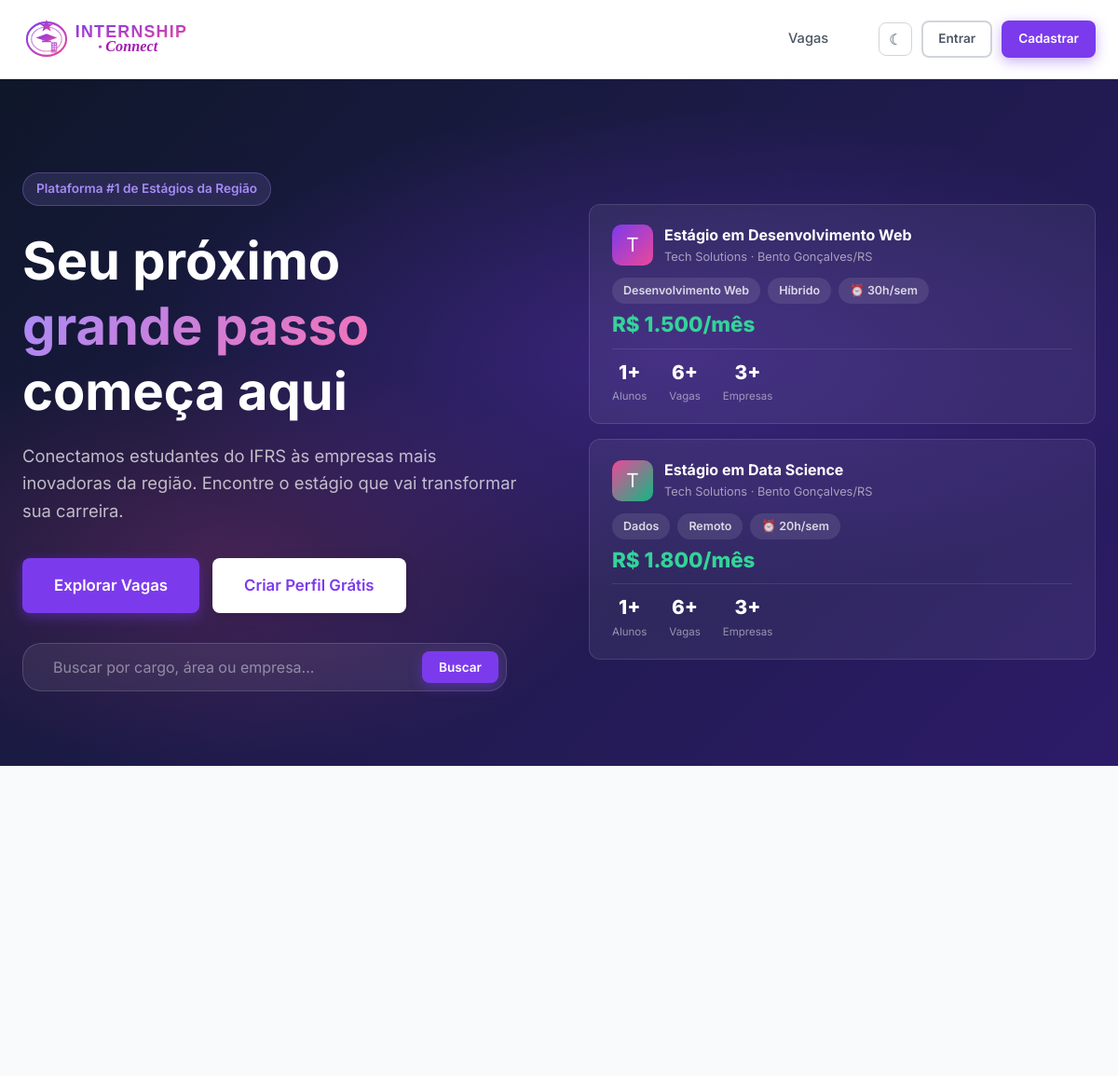
The app's page / (upper part), older data.
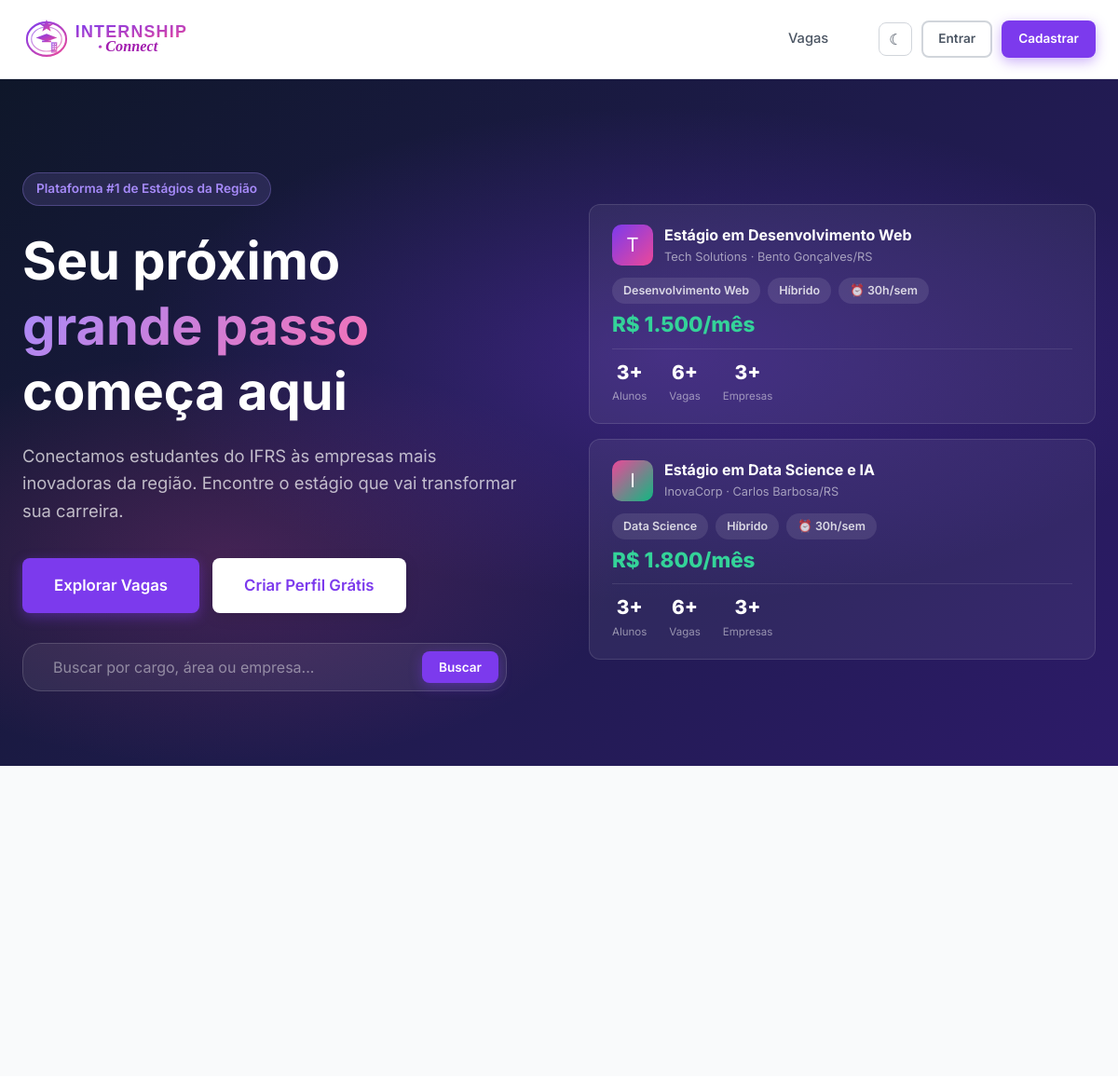
The same page, newer data.
### tables this page shows
CREATE TABLE IF NOT EXISTS vagas (
    id INT AUTO_INCREMENT PRIMARY KEY,
    empresa_id INT NOT NULL,
    titulo VARCHAR(200) NOT NULL,
    descricao TEXT NOT NULL,
    requisitos TEXT,
    beneficios TEXT,
    area VARCHAR(100),
    cidade VARCHAR(100),
    estado CHAR(2),
    modalidade ENUM('presencial','remoto','hibrido') DEFAULT 'presencial',
    bolsa DECIMAL(10,2),
    carga_horaria INT,
    ativa TINYINT(1) DEFAULT 1,
    restrita TINYINT(1) DEFAULT 0,
    motivo_restricao VARCHAR(255) DEFAULT NULL,
    destaque TINYINT(1) DEFAULT 0,
    views INT DEFAULT 0,
    criado_em TIMESTAMP DEFAULT CURRENT_TIMESTAMP,
    FOREIGN KEY (empresa_id) REFERENCES empresas(id) ON DELETE CASCADE
);

CREATE TABLE IF NOT EXISTS empresas (
    id INT AUTO_INCREMENT PRIMARY KEY,
    usuario_id INT NOT NULL UNIQUE,
    nome_empresa VARCHAR(200) NOT NULL,
    cnpj VARCHAR(20),
    descricao TEXT,
    site VARCHAR(255),
    cidade VARCHAR(100),
    estado CHAR(2),
    setor VARCHAR(100),
    logo VARCHAR(255),
    FOREIGN KEY (usuario_id) REFERENCES usuarios(id) ON DELETE CASCADE
);

### includes/auth.php (called while the page is built, shortened)
<?php
function isLoggedIn() {
    return isset($_SESSION['usuario_id']);
}
function isEmpresa() {
    return isset($_SESSION['tipo']) && $_SESSION['tipo'] === 'empresa';
}
function isAdmin() {
    return !empty($_SESSION['is_admin']);
}
function isCoordenacao() {
    return isset($_SESSION['tipo']) && $_SESSION['tipo'] === 'coordenacao';
}

### index.php (the view, shortened to what this page needs)
<?php
require_once __DIR__ . '/includes/auth.php';
$db = getDB();
$totalVagas = $db->query("SELECT COUNT(*) FROM vagas WHERE ativa=1")->fetchColumn();
$totalAlunos = $db->query("SELECT COUNT(*) FROM alunos")->fetchColumn();
$totalEmpresas = $db->query("SELECT COUNT(*) FROM empresas")->fetchColumn();
$vagas = $db->query("
  SELECT v.*, e.nome_empresa, e.logo, e.setor
  FROM vagas v
  JOIN empresas e ON v.empresa_id = e.id
  WHERE v.ativa = 1 AND v.restrita = 0
  ORDER BY v.destaque DESC, v.criado_em DESC
  LIMIT 6
")->fetchAll();
include __DIR__ . '/includes/header.php';
function modalidadeLabel($m) {
    return match($m) { 'remoto' => 'Remoto', 'hibrido' => 'Híbrido', default => 'Presencial' };
}
?>
<section class="hero">
  <div class="hero-inner">
    <div class="hero-content animate-in">
      <div class="hero-tag">
        Plataforma #1 de Estágios da Região
      </div>
      <h1>Seu próximo <span>grande passo</span> começa aqui</h1>
      <p>Conectamos estudantes do IFRS às empresas mais inovadoras da região. Encontre o estágio que vai transformar sua carreira.</p>
      <div class="hero-actions">
        <?php if (isEmpresa()): ?>
          <a href="/teste/empresa/publicar.php" class="btn btn-primary btn-lg">
            + Publicar Vaga
          </a>
          <a href="/teste/dashboard/empresa.php" class="btn btn-white btn-lg">
            Painel da Empresa
          </a>
        <?php else: ?>
          <a href="/teste/vagas.php" class="btn btn-primary btn-lg">
            Explorar Vagas
          </a>
          <?php if (isLoggedIn() && isAluno()): ?>
            <a href="/teste/dashboard/aluno.php" class="btn btn-white btn-lg">
              Gerenciar Perfil
            </a>
          <?php else: ?>
            <a href="/teste/register.php" class="btn btn-white btn-lg">
              Criar Perfil Grátis
            </a>
          <?php endif; ?>
        <?php endif; ?>
      </div>
      <?php if (!(isLoggedIn() && !isAluno())): ?>
      <div class="hero-search">
        <input type="text" id="hero-search" placeholder="Buscar por cargo, área ou empresa..." />
        <button onclick="window.location.href='/teste/vagas.php?q='+document.getElementById('hero-search').value" class="btn btn-primary btn-sm">Buscar</button>
      </div>
      <?php endif; ?>
    </div>
    <div class="hero-visual animate-in-delay">
      <?php foreach (array_slice($vagas, 0, 2) as $v): ?>
      <div class="hero-card">
        <div class="hero-card-header">
          <div class="hero-card-icon" style="background:linear-gradient(135deg,<?= ['#7C3AED','#EC4899','#10B981','#F59E0B'][array_search($v,$vagas)%4] ?>,<?= ['#EC4899','#10B981','#F59E0B','#7C3AED'][array_search($v,$vagas)%4] ?>)">
            <?= mb_strtoupper(mb_substr($v['nome_empresa'], 0, 1)) ?>
          </div>
          <div>
            <div class="hero-card-title"><?= htmlspecialchars($v['titulo']) ?></div>
            <div class="hero-card-sub"><?= htmlspecialchars($v['nome_empresa']) ?> · <?= $v['cidade'] ?>/<?= $v['estado'] ?></div>
          </div>
        </div>
        <div class="hero-card-pills">
          <span class="hero-card-pill"><?= htmlspecialchars($v['area']) ?></span>
          <span class="hero-card-pill"><?= modalidadeLabel($v['modalidade']) ?></span>
          <span class="hero-card-pill">⏰ <?= $v['carga_horaria'] ?>h/sem</span>
        </div>
        <div class="hero-card-bolsa">R$ <?= number_format($v['bolsa'], 0, ',', '.') ?>/mês</div>
        <div class="hero-stats">
          <div class="hero-stat"><div class="hero-stat-num"><?= $totalAlunos ?>+</div><div class="hero-stat-label">Alunos</div></div>
          <div class="hero-stat"><div class="hero-stat-num"><?= $totalVagas ?>+</div><div class="hero-stat-label">Vagas</div></div>
          <div class="hero-stat"><div class="hero-stat-num"><?= $totalEmpresas ?>+</div><div class="hero-stat-label">Empresas</div></div>
        </div>
      </div>
      <?php endforeach; ?>
    </div>
  </div>
</section>
<section class="section" style="background:var(--bg-soft);padding:56px 24px;">
  <div class="container">
    <div class="stats-grid">
    </div>
  </div>
</section>
<?php include __DIR__ . '/includes/footer.php'; ?>

Row changes from the older to the newer data that the page shows:
no longer on this page (row edited): vagas: empresa.nome_empresa "T", titulo "Estágio em Data Science", empresa.nome_empresa "Tech Solutions", cidade "Bento Gonçalves", estado "RS", area "Dados", modalidade "Remoto", carga_horaria "20", bolsa "1.800", totalAlunos "1", totalVagas "6", totalEmpresas "3"
changed vagas "Estágio em Desenvolvimento Web": totalAlunos "1" → "3"
now on this page (row edited): vagas: empresa.nome_empresa "I", titulo "Estágio em Data Science e IA", empresa.nome_empresa "InovaCorp", cidade "Carlos Barbosa", estado "RS", area "Data Science", modalidade "Híbrido", carga_horaria "30", bolsa "1.800", totalAlunos "3", totalVagas "6", totalEmpresas "3"
